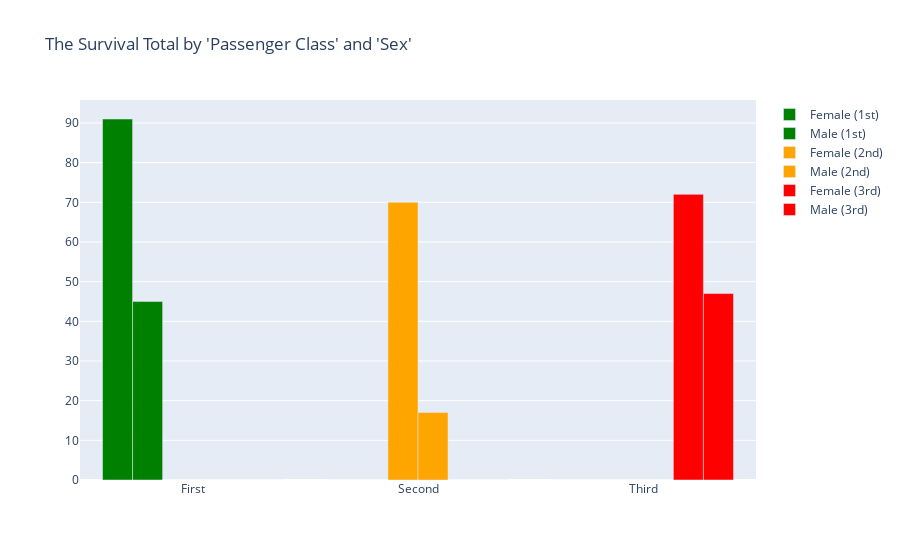

Write notebook code for a chart like this one.
### Code cell
name_class = ["First","Second","Third"]
bar_colour_class = ['green','orange','red']


# Create a figure with two bars
fig_class_rate = go.Figure(data=[
    go.Bar(name="Female (1st)", x=name_class, y=[f_sur_1st, 0, 0], marker=dict(color=bar_colour_class[0])),
    go.Bar(name="Male (1st)", x=name_class, y=[m_sur_1st, 0, 0], marker=dict(color=bar_colour_class[0])),

    go.Bar(name="Female (2nd)", x=name_class, y=[0, f_sur_2nd, 0], marker=dict(color=bar_colour_class[1])),
    go.Bar(name="Male (2nd)", x=name_class, y=[0, m_sur_2nd, 0], marker=dict(color=bar_colour_class[1])),

    go.Bar(name="Female (3rd)", x=name_class, y=[0, 0, f_sur_3rd], marker=dict(color=bar_colour_class[2])),
    go.Bar(name="Male (3rd)", x=name_class, y=[0, 0, m_sur_3rd], marker=dict(color=bar_colour_class[2]))
])

fig_class_rate.update_layout(barmode='group', title="The Survival Total by 'Passenger Class' and 'Sex'")
fig_class_rate.show()

### Figure 1 — Plotly figure (JSON) as saved in the notebook; plotly's stock layout.template omitted (floating-point values rounded to 4 significant figures)
{"data": [{"marker": {"color": "green"}, "name": "Female (1st)", "type": "bar", "x": ["First", "Second", "Third"], "y": [91, 0, 0]}, {"marker": {"color": "green"}, "name": "Male (1st)", "type": "bar", "x": ["First", "Second", "Third"], "y": [45, 0, 0]}, {"marker": {"color": "orange"}, "name": "Female (2nd)", "type": "bar", "x": ["First", "Second", "Third"], "y": [0, 70, 0]}, {"marker": {"color": "orange"}, "name": "Male (2nd)", "type": "bar", "x": ["First", "Second", "Third"], "y": [0, 17, 0]}, {"marker": {"color": "red"}, "name": "Female (3rd)", "type": "bar", "x": ["First", "Second", "Third"], "y": [0, 0, 72]}, {"marker": {"color": "red"}, "name": "Male (3rd)", "type": "bar", "x": ["First", "Second", "Third"], "y": [0, 0, 47]}], "layout": {"barmode": "group", "title": {"text": "The Survival Total by 'Passenger Class' and 'Sex'"}}}
